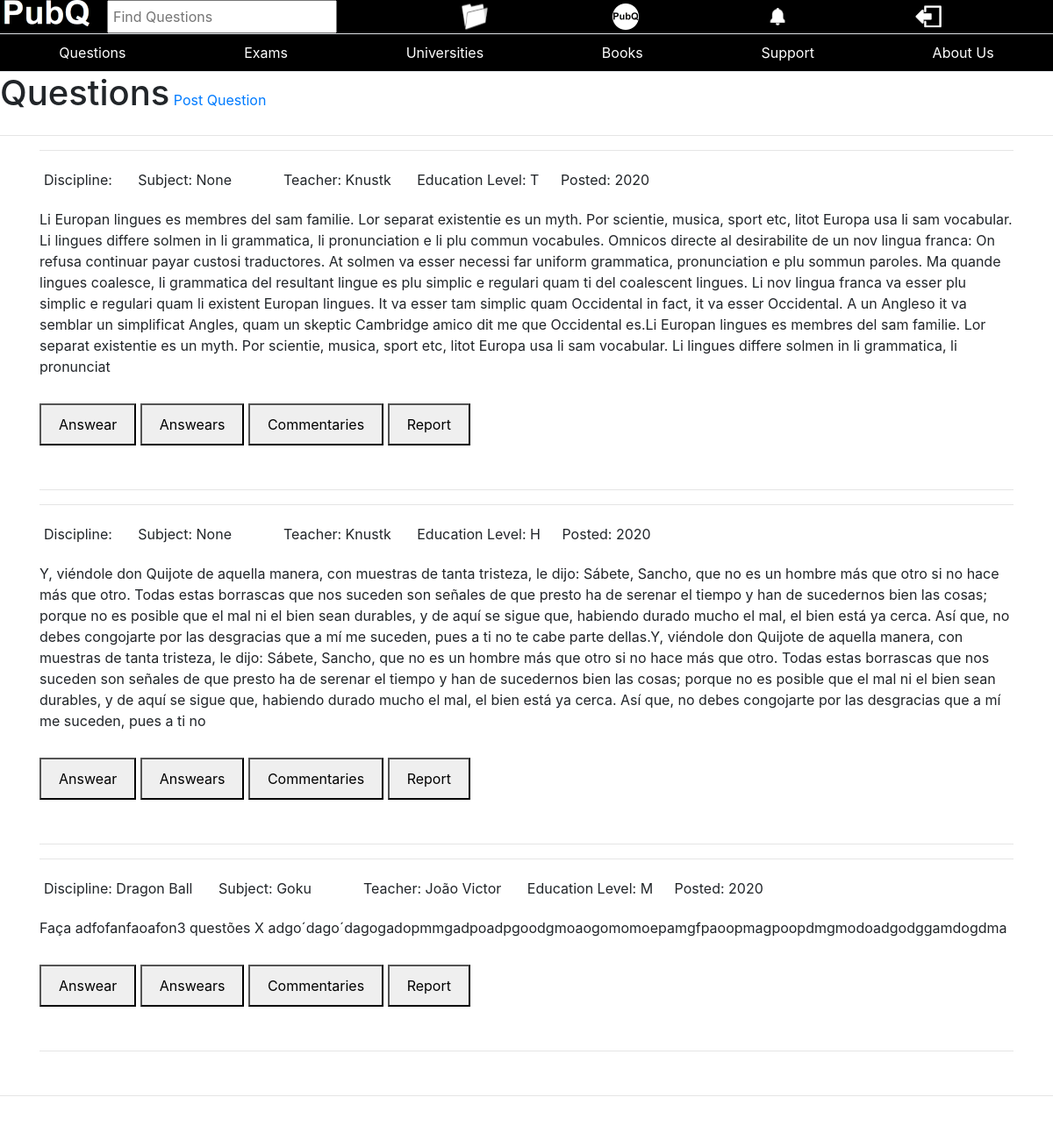
Screenshot of / (signed in) with the database file from the repository.
### base/models.py (models this page shows)
class Question(models.Model):
    date_created = models.DateTimeField(auto_now_add=True, null=True)
    text = models.CharField(max_length=10000)
    teacher_name = models.CharField(max_length=200)
    university_name = models.CharField(max_length=200, blank=True, null=True)
    education_Level = models.CharField(max_length=1, choices=EDUCATIONS)
    answear = models.CharField(max_length=5000, blank=True, null=True)
    is_public = models.BooleanField(default=True, blank=True)
    wrong_answears_count = models.IntegerField(default=0, blank=True)
    pic_1 = models.ImageField(blank=True, null=True)
    pic_2 = models.ImageField(blank=True, null=True)
    exam = models.ForeignKey("Exam", on_delete=models.CASCADE, null=True, blank=True)
    subject = models.ForeignKey(Subject, on_delete=models.SET_NULL, null=True, blank=True)
    answears = models.ManyToManyField(Answear, blank=True)
    reports = models.ManyToManyField(Report, blank=True)

class Subject(models.Model):
    name = models.CharField(max_length=100)
    discipline_name = models.CharField(max_length=100)
    reports = models.ManyToManyField(Report, blank=True)
    def __str__(self):
        return self.name

### base/views.py (the view)
# urls.py: path("", views.questions, name="questions"),
@login_required(login_url="login")
def questions(request):
    questions = Question.objects.filter(is_public=True)
    paginator = Paginator(questions, 5)
    page = request.GET.get("page")
    try:
        questions = paginator.page(page)
    except PageNotAnInteger:
        questions = paginator.page(1)
    except EmptyPage:
        questions = paginator.page(paginator.num_pages)
    context = {
        "page": page,
        "questions": questions,
    }
    return render(request, "base/questions.html", context)

### base/templates/base/questions.html (shortened to what this page needs)
{%  extends 'base/main.html' %}
{% block content %}
<div style="display:inline-block;">
    <h1>Questions</h1></div>
    <a href="{% url 'postquestion' %}" type="submit">Post Question</a>
        <hr>
        {% for question in questions %}
            {% include 'base/question_display.html' %}
        {% endfor %}
</div>
{% endblock %}

### base/templates/base/question_display.html (shortened to what this page needs)
{% load static %}
<div class="container">
   <hr>
    <div style="display:block; margin-bottom:50px; margin-bottom:50px;">
        <div style="display:block;">
            <div style="display:inline-block; margin:5px; margin-right:20px;">
                <p>Discipline: {{question.subject.discipline_name}}</p>
            </div>
            <div style="display:inline-block; margin:5px; margin-right:20px;">
                <p>Subject: {{question.subject}}</p>
            </div>
            <div style="display:inline-block; margin:5px; margin-right:20px;">
                <p>Teacher: {{question.teacher_name}}</p>
            </div>
            <div style="display:inline-block; margin:5px; margin-right:20px;">
                <p>Education Level: {{question.education_Level}}</p>
            </div>
            <div style="display:inline-block;">
                <p>Posted: {{question.date_created.year}}</p>
            </div>
        </div>
        <div>
            <p style="margin-bottom:30px;">{{question.text}}</p>
        </div>
        <button style="padding:10px; padding-right:20px; padding-left:20px;" type="submit">Answear</button>
        <button id="answears" style="padding:10px; padding-right:20px; padding-left:20px;"  onclick="Show">Answears</button>
        <button style="padding:10px; padding-right:20px; padding-left:20px;">Commentaries</button>
        <a href="postreport"><button style="padding:10px; padding-right:20px; padding-left:20px;">Report</button></a>
    </div>
    <hr>
</div>

### rows the page displays
Question: subject "None", teacher_name "Knustk", education_Level "T", date_created.year "2020", text "Li Europan lingues es membres del sam familie. Lor separat existentie es un myth. Por scientie, musica, sport etc, litot Europa usa li sam vocabular. Li lingues differe solmen in li grammatica, li pronunciation e li plu commun vocabules. Omnicos directe al desirabilite de un nov lingua franca: On refusa continuar payar custosi traductores. At solmen va esser necessi far uniform grammatica, pronunciation e plu sommun paroles. Ma quande lingues coalesce, li grammatica del resultant lingue es plu simplic e regulari quam ti del coalescent lingues. Li nov lingua franca va esser plu simplic e regulari quam li existent Europan lingues. It va esser tam simplic quam Occidental in fact, it va esser…"
Question: subject "None", teacher_name "Knustk", education_Level "H", date_created.year "2020", text "Y, viéndole don Quijote de aquella manera, con muestras de tanta tristeza, le dijo: Sábete, Sancho, que no es un hombre más que otro si no hace más que otro. Todas estas borrascas que nos suceden son señales de que presto ha de serenar el tiempo y han de sucedernos bien las cosas; porque no es posible que el mal ni el bien sean durables, y de aquí se sigue que, habiendo durado mucho el mal, el bien está ya cerca. Así que, no debes congojarte por las desgracias que a mí me suceden, pues a ti no te cabe parte dellas.Y, viéndole don Quijote de aquella manera, con muestras de tanta tristeza, le dijo: Sábete, Sancho, que no es un hombre más que otro si no hace más que otro. Todas estas borrascas…"
Question: subject.discipline_name "Dragon Ball", subject "Goku", teacher_name "João Victor", education_Level "M", date_created.year "2020", text "Faça adfofanfaoafon3 questões X adgo´dago´dagogadopmmgadpoadpgoodgmoaogomomoepamgfpaoopmagpoopdmgmodoadgodggamdogdma"
